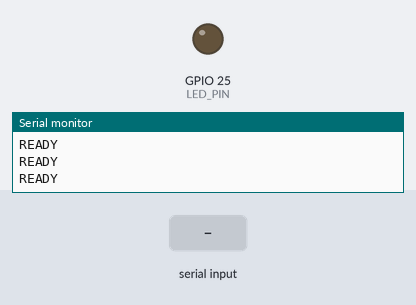
A sketch run on a simulated ESP32. On the bench: output pins drawn as LEDs (lit = HIGH), the last lines printed to the serial monitor. Dashed ring = blinking. Inputs (shaded band) come from the test bench.

Above: at 18.2 s.
18.3 s: "go\n" received over Serial
At 18.86 s:
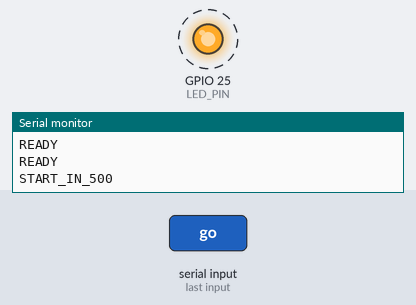
20.7 s: "ACK\n" received over the second serial link
22.2 s: "ACK\n" received over Serial
23.7 s: "BOOT\n" received over the second serial link
At 24.9 s:
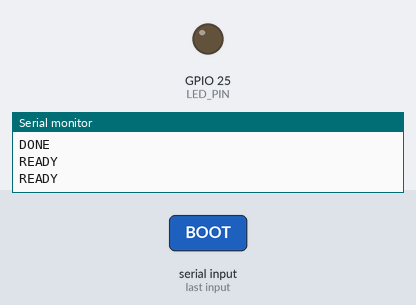
Timing chart, 0 to 26.2 s (numbered marks = the images above; inputs shaded):
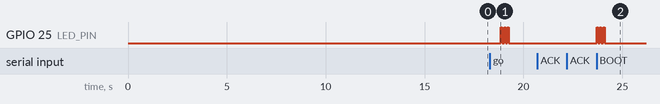

The sketch:

Pico_1.ino
```cpp
#include <Arduino.h>

const int LED_PIN = 25;

const int NUM_PAYLOADS = 19;
const long PAYLOAD_SIZES[NUM_PAYLOADS] = {
  1, 2, 4, 8, 16, 32, 64, 128, 256, 512,
  1024, 2048, 4096, 8192, 16384, 32768, 65536,
  131072, 262144
};
const int SETTLE_MS          = 1000;
const int START_DELAY_MS     = 500;
const int ESP32_BOOT_TIMEOUT = 15000;

bool started = false;

void flashLED(int times) {
  for (int i = 0; i < times; i++) {
    digitalWrite(LED_PIN, HIGH); delay(80);
    digitalWrite(LED_PIN, LOW);  delay(80);
  }
}

void waitForAckOrSkip(bool &skipRun) {
  unsigned long t = millis();
  while (millis() - t < 120000) {
    if (Serial.available()) {
      String msg = Serial.readStringUntil('\n');
      msg.trim();
      if (msg == "ACK")  { return; }
      if (msg == "SKIP") { skipRun = true; return; }
    }
    delay(10);
  }
  skipRun = true;
}

bool waitForESP32Boot() {
  unsigned long t = millis();
  while (millis() - t < ESP32_BOOT_TIMEOUT) {
    if (Serial1.available()) {
      String msg = Serial1.readStringUntil('\n');
      msg.trim();
      if (msg == "BOOT") return true;
    }
    delay(10);
  }
  return false;
}

void setup() {
  Serial.begin(115200);
  Serial1.begin(115200);
  pinMode(LED_PIN, OUTPUT);
  delay(2000);

  Serial.println("[Pico] Waiting for ESP32 boot...");
  if (waitForESP32Boot()) {
    Serial.println("[Pico] ESP32 booted.");
  } else {
    Serial.println("[Pico] WARNING: ESP32 boot timeout.");
  }
}

void loop() {
  if (!started) {
    Serial.println("READY");
    unsigned long t = millis();
    while (millis() - t < 500) {
      if (Serial.available()) {
        String cmd = Serial.readStringUntil('\n');
        cmd.trim();
        if (cmd == "go") {
          Serial.print("START_IN_");
          Serial.println(START_DELAY_MS);
          delay(START_DELAY_MS);
          started = true;
          return;
        }
      }
      delay(10);
    }
    return;
  }

  bool skipRun = false;

  for (int i = 0; i < NUM_PAYLOADS; i++) {
    if (skipRun) break;

    long size  = PAYLOAD_SIZES[i];
    char digit = '0' + (i % 10);

    Serial1.println(size);
    delay(50);
    while (Serial1.available()) Serial1.read();

    flashLED(1);

    for (long sent = 0; sent < size; sent++) {
      Serial1.write((uint8_t)digit);
      if (sent % 256 == 0) delay(10);
    }

    flashLED(2);
    Serial.print("SENT ");
    Serial.print(size);
    Serial.println("B");

    String esp32Response = "";
    unsigned long t = millis();
    while (millis() - t < 120000) {
      if (Serial1.available()) {
        esp32Response = Serial1.readStringUntil('\n');
        esp32Response.trim();
        break;
      }
      delay(10);
    }

    if (esp32Response == "FAIL") {
      Serial.print("ESP32_FAIL ");
      Serial.println(size);
      waitForAckOrSkip(skipRun);
      skipRun = true;
    } else if (esp32Response == "OK") {
      waitForAckOrSkip(skipRun);
    } else {
      Serial.print("ESP32_TIMEOUT ");
      Serial.println(size);
      waitForAckOrSkip(skipRun);
      skipRun = true;
    }

    if (!skipRun) delay(SETTLE_MS);
  }

  Serial1.println("DONE");
  Serial.println("[Pico] Sent DONE to ESP32, waiting for reboot...");
  if (!waitForESP32Boot()) {
    Serial.println("[Pico] WARNING: ESP32 reboot timeout after run.");
  } else {
    Serial.println("[Pico] ESP32 rebooted cleanly.");
  }

  Serial.println("DONE");
  flashLED(3);
  started = false;
}
```

Measured:
- after the input at 18.3 s, GPIO 25 (LED_PIN): alternates HIGH for 0.08 s and LOW for 0.09 s, 6 changes in all, then stays LOW, starting after 0.56 s
- after the input at 23.7 s, GPIO 25 (LED_PIN): alternates HIGH for 0.08 s and LOW for 0.08 s, 6 changes in all, then stays LOW, starting at once
